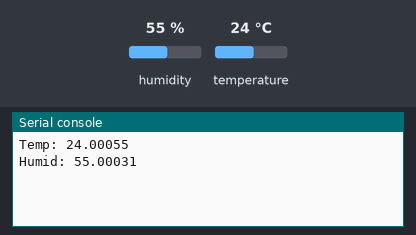
Recording of a program running on a simulated Raspberry Pi Pico running MicroPython. Shown: the last lines printed to the serial console. The test bench sets the inputs (shaded band); at power-on: humidity 55 %, temperature 24 °C. Library files of the repository ran but are not shown: dht20.py.

Above: at 1.2 s.
1.3 s: humidity set to 22 %
4.4 s: temperature set to 12 °C
At 5.9 s:
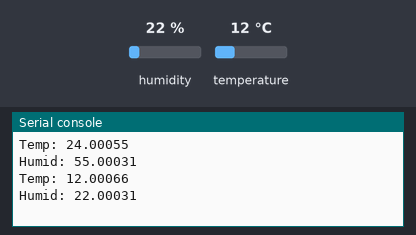
7.5 s: humidity set to 40 %
At 10.8 s:
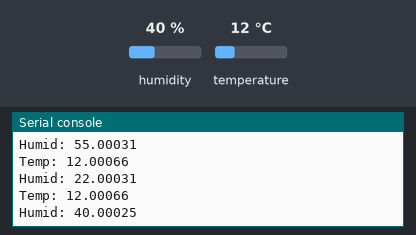
Timing chart, 0 to 12.3 s (numbered marks = the images above; inputs shaded):
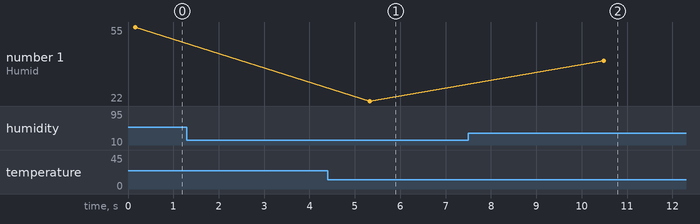

The program:

dht20_demo.py
```python
##############################################################################
#
# MicroPython code for DHT20 temperature & humidity sensor
#
##############################################################################

from machine import I2C
from dht20 import DHT20
import utime


def setup():
    global dht20, i2c
    i2c = I2C(0)
    dht20 = DHT20(i2c)


def main():
    while True:
        temp = dht20.dht20_temperature()
        humid = dht20.dht20_humidity()

        #print("temper :    " + str(temper))
        #print("humidity : " + str(humidity))
        print('Temp: {}'.format(temp))
        print('Humid: {}'.format(humid))

        utime.sleep(5) #wait 5 seconds


setup()
main()
```

Measured:
- after the input at 4.4 s, the serial console: prints a new line after 0.92 s (image 1)
- after the input at 7.5 s, the serial console: prints a new line after 3.0 s (image 2)
- plotted number 1: 22 → 40 after the input at 7.5 s
